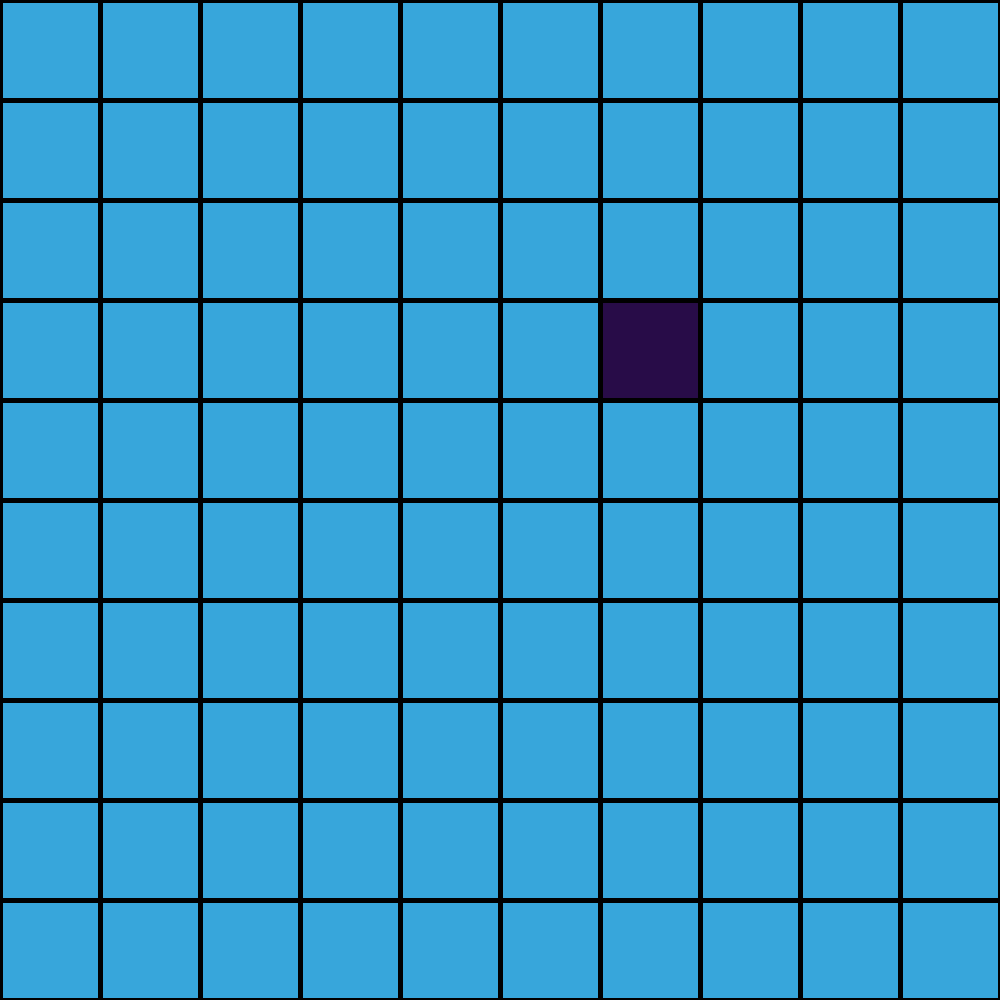
Frame 1 (no input)
Frame 60 (the mouse pressed at the canvas centre just before this capture): identical to frame 1, image omitted
Frame 120 (the mouse held since frame 60 and released just before this capture): identical to frame 1, image omitted

The Processing sketch that drew this single still picture (run headless with seeded random() and noise(); from frame 60 on, the mouse is pressed at the canvas centre):

// Processing sketch: Mitchell
// ── Mitchell.pde
MyCharacter mitchell = new MyCharacter();
int textSize = 50;
int[][] gridSize = new int[10][10];
boolean gameOver = false;    
int tempX;
int tempY;

void setup() {
  frameRate(5);
  size(1000, 1000);
  textAlign(CENTER);
  textSize(textSize);
}

void draw() {
  background(#37A6DB);
  fill(255);
  //text("Move character around using WASD keys", width/2, 5*textSize/6);
  drawGrid();
  do {
    mitchell.move();
    mitchell.show();
    println(mitchell.xpos, mitchell.ypos);
    if (mitchell.xpos>1000 || mitchell.xpos<0) {
      mitchell.xpos = tempX;
      mitchell.ypos = tempY;
      mitchell.xspeed = 0;
      mitchell.yspeed = 0;
      gameOver = !gameOver;
    }else if(mitchell.ypos>1000 || mitchell.ypos<0){
      mitchell.xpos = tempX;
      mitchell.ypos = tempY;
      mitchell.xspeed = 0;
      mitchell.yspeed = 0;
    }
    tempX = mitchell.xpos;
    tempY = mitchell.ypos;
  }while(gameOver);
}

//in the form [row][col], creates a grid
void drawGrid() {
  stroke(0);
  strokeWeight(5);
  for (int w=0; w<=width; w+=width/(gridSize[0].length)) {
    line(w, 0, w, height);
  }
  for (int h=0; h<=height; h+= height/(gridSize.length)) {
    line(0, h, width, h);
  }
}

// ── Character.pde
class MyCharacter {
  int xpos;
  int ypos;
  int xspeed;
  int yspeed;
  int midX = 50;
  int midY = 50;
  MyCharacter() {
    xpos = midX +((100) * ((int) random(1, 10)));
    ypos = midY +((100) * ((int) random(1, 10))); 
    xspeed = 100;
    yspeed = 100;
    println(midX, midY);
    println("initial position: ", xpos, " ", ypos);
    println("intital speeds: ", xspeed, " ", yspeed);
  }
  void show() {
    rectMode(CENTER);
    fill(#280C48);
    rect(xpos, ypos, width/gridSize[0].length, height/gridSize.length);
  }

  void move() {
    if (key == 'w') {
      ypos-=yspeed;
    } else if
      (key == 's') {
      ypos+=yspeed;
    } else if
      (key == 'a') {
      xpos-=xspeed;
    } else if 
      (key == 'd') {
      xpos+=xspeed;
    }
  }
}
